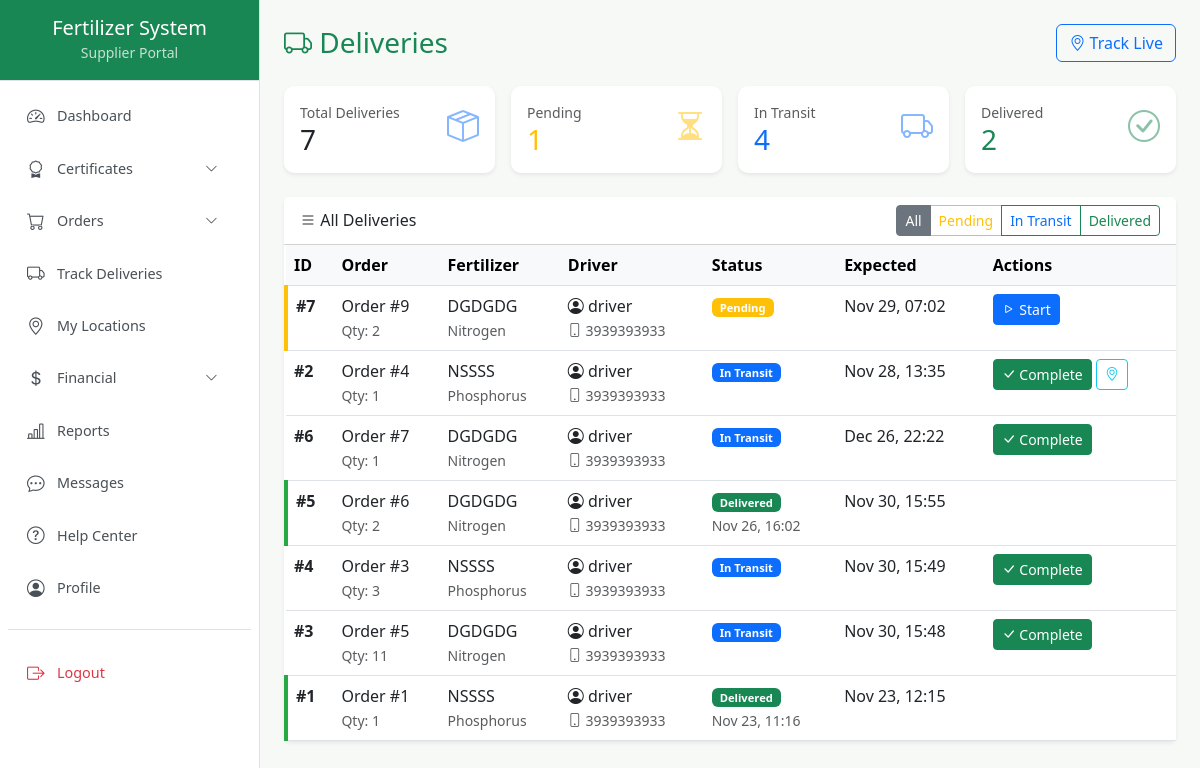
The page /supplier/deliveries.php (signed in) on the database its author committed.
### tables this page shows
CREATE TABLE `deliveries` (
  `id` int(11) NOT NULL,
  `order_id` int(11) NOT NULL,
  `admin_id` int(11) NOT NULL,
  `supplier_id` int(11) NOT NULL,
  `driver_id` int(11) DEFAULT NULL,
  `current_latitude` decimal(10,8) DEFAULT NULL,
  `current_longitude` decimal(11,8) DEFAULT NULL,
  `status` enum('Pending','In Transit','Delivered') NOT NULL DEFAULT 'Pending',
  `expected_arrival` datetime DEFAULT NULL,
  `delivered_on` datetime DEFAULT NULL,
  `last_updated` timestamp NOT NULL DEFAULT current_timestamp() ON UPDATE current_timestamp()
);

CREATE TABLE `orders` (
  `id` int(11) NOT NULL,
  `supplier_id` int(11) DEFAULT NULL,
  `fertilizer_id` int(11) DEFAULT NULL,
  `quantity` int(11) DEFAULT NULL,
  `price_per_unit` decimal(10,2) NOT NULL,
  `total_price` decimal(10,2) NOT NULL,
  `status` enum('Requested','Approved','Dispatched','Delivered','Cancelled') DEFAULT 'Requested',
  `order_date` timestamp NOT NULL DEFAULT current_timestamp()
);

CREATE TABLE `fertilizers` (
  `id` int(11) NOT NULL,
  `admin_id` int(11) DEFAULT NULL,
  `name` varchar(255) DEFAULT NULL,
  `price_per_unit` decimal(10,2) NOT NULL,
  `type` varchar(100) DEFAULT NULL,
  `npk_value` varchar(50) DEFAULT NULL,
  `batch_no` varchar(100) DEFAULT NULL,
  `expiry_date` date DEFAULT NULL,
  `stock` int(11) DEFAULT 0,
  `stock_remaining` int(11) DEFAULT 0,
  `minimum_stock` int(11) DEFAULT 0,
  `certified` tinyint(1) DEFAULT 1,
  `depot_location` varchar(255) DEFAULT NULL,
  `price` decimal(10,2) DEFAULT 0.00
);

CREATE TABLE `users` (
  `id` int(11) NOT NULL,
  `full_name` varchar(255) DEFAULT NULL,
  `email` varchar(100) DEFAULT NULL,
  `phone` varchar(20) DEFAULT NULL,
  `password` varchar(255) DEFAULT NULL,
  `role` enum('admin','supplier','driver') DEFAULT 'supplier',
  `status` enum('active','inactive') DEFAULT 'active',
  `created_at` timestamp NOT NULL DEFAULT current_timestamp()
);

### supplier/deliveries.php (the view, shortened to what this page needs)
<?php
include('../includes/db.php');
$user_id = (int) $_SESSION['user_id'];
$stmt = $conn->prepare("SELECT id, company_name FROM suppliers WHERE user_id = ?");
$stmt->bind_param("i", $user_id);
$stmt->execute();
$supplier = $stmt->get_result()->fetch_assoc();
$supplier_id = (int) $supplier['id'];
$filter = $_GET['status'] ?? 'all';
$statusWhere = match($filter) {
    'pending' => "AND d.status = 'Pending'",
    'transit' => "AND d.status = 'In Transit'",
    'delivered' => "AND d.status = 'Delivered'",
    default => ""
};
$deliveries = $conn->query("
    SELECT d.*, o.quantity, o.total_price, o.order_date,
           f.name as fertilizer_name, f.type as fertilizer_type,
           u.full_name as driver_name, u.phone as driver_phone
    FROM deliveries d
    JOIN orders o ON d.order_id = o.id
    JOIN fertilizers f ON o.fertilizer_id = f.id
    LEFT JOIN users u ON d.driver_id = u.id
    WHERE d.supplier_id = {$supplier_id} {$statusWhere}
    ORDER BY d.last_updated DESC
")->fetch_all(MYSQLI_ASSOC);
$stats = $conn->query("
    SELECT
        COUNT(*) as total,
        SUM(CASE WHEN status = 'Pending' THEN 1 ELSE 0 END) as pending,
        SUM(CASE WHEN status = 'In Transit' THEN 1 ELSE 0 END) as in_transit,
        SUM(CASE WHEN status = 'Delivered' THEN 1 ELSE 0 END) as delivered
    FROM deliveries WHERE supplier_id = {$supplier_id}
")->fetch_assoc();
?>
<!DOCTYPE html>
<html lang="en">
<head>
    <link href="https://cdn.jsdelivr.net/npm/bootstrap@5.3.0/dist/css/bootstrap.min.css" rel="stylesheet">
    <link href="https://cdn.jsdelivr.net/npm/bootstrap-icons@1.10.5/font/bootstrap-icons.css" rel="stylesheet">
</head>
<body>
<div class="d-flex">
    <?php include('../includes/sidebar.php'); ?>
    <div class="flex-grow-1 p-4">
        <div class="d-flex justify-content-between align-items-center mb-4">
            <h3 class="text-success mb-0"><i class="bi bi-truck"></i> Deliveries</h3>
            <a href="track_deliveries.php" class="btn btn-outline-primary">
                <i class="bi bi-geo-alt"></i> Track Live
            </a>
        </div>
        <div class="row g-3 mb-4">
            <div class="col-md-3">
                <div class="card stat-card border-0 shadow-sm">
                    <div class="card-body">
                        <div class="d-flex justify-content-between">
                            <div>
                                <div class="text-muted small">Total Deliveries</div>
                                <h3 class="mb-0"><?= $stats['total'] ?? 0 ?></h3>
                            </div>
                            <i class="bi bi-box-seam text-primary" style="font-size: 2rem; opacity: 0.5;"></i>
                        </div>
                    </div>
                </div>
            </div>
            <div class="col-md-3">
                <div class="card stat-card border-0 shadow-sm">
                    <div class="card-body">
                        <div class="d-flex justify-content-between">
                            <div>
                                <div class="text-muted small">Pending</div>
                                <h3 class="mb-0 text-warning"><?= $stats['pending'] ?? 0 ?></h3>
                            </div>
                            <i class="bi bi-hourglass-split text-warning" style="font-size: 2rem; opacity: 0.5;"></i>
                        </div>
                    </div>
                </div>
            </div>
            <div class="col-md-3">
                <div class="card stat-card border-0 shadow-sm">
                    <div class="card-body">
                        <div class="d-flex justify-content-between">
                            <div>
                                <div class="text-muted small">In Transit</div>
                                <h3 class="mb-0 text-primary"><?= $stats['in_transit'] ?? 0 ?></h3>
                            </div>
                            <i class="bi bi-truck text-primary" style="font-size: 2rem; opacity: 0.5;"></i>
                        </div>
                    </div>
                </div>
            </div>
            <div class="col-md-3">
                <div class="card stat-card border-0 shadow-sm">
                    <div class="card-body">
                        <div class="d-flex justify-content-between">
                            <div>
                                <div class="text-muted small">Delivered</div>
                                <h3 class="mb-0 text-success"><?= $stats['delivered'] ?? 0 ?></h3>
                            </div>
                            <i class="bi bi-check-circle text-success" style="font-size: 2rem; opacity: 0.5;"></i>
                        </div>
                    </div>
                </div>
            </div>
        </div>
        <div class="card border-0 shadow-sm">
            <div class="card-header bg-white d-flex justify-content-between align-items-center">
                <span><i class="bi bi-list"></i> All Deliveries</span>
                <div class="btn-group btn-group-sm">
                    <a href="?status=all" class="btn btn-outline-secondary <?= $filter === 'all' ? 'active' : '' ?>">All</a>
                    <a href="?status=pending" class="btn btn-outline-warning <?= $filter === 'pending' ? 'active' : '' ?>">Pending</a>
                    <a href="?status=transit" class="btn btn-outline-primary <?= $filter === 'transit' ? 'active' : '' ?>">In Transit</a>
                    <a href="?status=delivered" class="btn btn-outline-success <?= $filter === 'delivered' ? 'active' : '' ?>">Delivered</a>
                </div>
            </div>
            <div class="card-body p-0">
                <?php if (empty($deliveries)): ?>
                    <div class="text-center text-muted py-5">
                        <i class="bi bi-truck" style="font-size: 3rem;"></i>
                        <p class="mt-2">No deliveries found.</p>
                    </div>
                <?php else: ?>
                <div class="table-responsive">
                    <table class="table table-hover mb-0">
                        <thead class="table-light">
                            <tr>
                                <th>ID</th>
                                <th>Order</th>
                                <th>Fertilizer</th>
                                <th>Driver</th>
                                <th>Status</th>
                                <th>Expected</th>
                                <th>Actions</th>
                            </tr>
                        </thead>
                        <tbody>
                        <?php foreach ($deliveries as $del):
                            $statusClass = match($del['status']) {
                                'Pending' => 'warning',
                                'In Transit' => 'primary',
                                'Delivered' => 'success',
                                default => 'secondary'
                            };
                        ?>
                        <tr class="status-<?= strtolower(str_replace(' ', '', $del['status'])) ?>">
                            <td><strong>#<?= $del['id'] ?></strong></td>
                            <td>
                                Order #<?= $del['order_id'] ?><br>
                                <small class="text-muted">Qty: <?= $del['quantity'] ?></small>
                            </td>
                            <td>
                                <?= htmlspecialchars($del['fertilizer_name']) ?><br>
                                <small class="text-muted"><?= htmlspecialchars($del['fertilizer_type']) ?></small>
                            </td>
                            <td>
                                <?php if ($del['driver_name']): ?>
                                    <i class="bi bi-person-circle"></i> <?= htmlspecialchars($del['driver_name']) ?><br>
                                    <small class="text-muted"><i class="bi bi-phone"></i> <?= htmlspecialchars($del['driver_phone']) ?></small>
                                <?php endif; ?>
                            </td>
                            <td>
                                <span class="badge bg-<?= $statusClass ?>"><?= $del['status'] ?></span>
                                <?php if ($del['status'] === 'Delivered' && $del['delivered_on']): ?>
                                    <br><small class="text-muted"><?= date('M d, H:i', strtotime($del['delivered_on'])) ?></small>
                                <?php endif; ?>
                            </td>
                            <td>
                                <?= $del['expected_arrival'] ? date('M d, H:i', strtotime($del['expected_arrival'])) : '-' ?>
                            </td>
                            <td>
                                <?php if ($del['status'] !== 'Delivered'): ?>
                                <form method="POST" class="d-inline">
                                    <?php if ($del['status'] === 'Pending'): ?>
                                        <button type="submit" name="update_status" class="btn btn-sm btn-primary">
                                            <i class="bi bi-play"></i> Start
                                        </button>
                                    <?php elseif ($del['status'] === 'In Transit'): ?>
                                        <button type="submit" name="update_status" class="btn btn-sm btn-success">
                                            <i class="bi bi-check-lg"></i> Complete
                                        </button>
                                    <?php endif; ?>
                                </form>
                                <?php endif; ?>
                                <?php if ($del['current_latitude'] && $del['current_longitude']): ?>
                                <a href="track_deliveries.php?id=<?= $del['id'] ?>" class="btn btn-sm btn-outline-info">
                                    <i class="bi bi-geo-alt"></i>
                                </a>
                                <?php endif; ?>
                            </td>
                        </tr>
                        <?php endforeach; ?>
                        </tbody>
                    </table>
                </div>
                <?php endif; ?>
            </div>
        </div>
    </div>
</div>
</body>
</html>

### supplier/deliveries.php (style rules this page uses)
body { background: #f7f9f6; }
.stat-card { border-radius: 10px; transition: transform 0.2s; }
.status-pending { border-left: 4px solid #ffc107; }
.status-delivered { border-left: 4px solid #28a745; }

### includes/sidebar.php (style rules this page uses)
.badge { font-size: 0.7rem; padding: 0.25rem 0.5rem; }

### rows shown on the page
deliveries: id "7", order "9", order.quantity "2", fertilizers.name "DGDGDG", fertilizers.type "Nitrogen", driver.full_name "driver", driver.phone "3939393933", status "Pending", expected_arrival "Nov 29, 07:02", shows "Start"
deliveries: id "2", order "4", order.quantity "1", fertilizers.name "NSSSS", fertilizers.type "Phosphorus", driver.full_name "driver", driver.phone "3939393933", status "In Transit", expected_arrival "Nov 28, 13:35", shows "Complete"
deliveries: id "6", order "7", order.quantity "1", fertilizers.name "DGDGDG", fertilizers.type "Nitrogen", driver.full_name "driver", driver.phone "3939393933", status "In Transit", expected_arrival "Dec 26, 22:22", shows "Complete"
deliveries: id "5", order "6", order.quantity "2", fertilizers.name "DGDGDG", fertilizers.type "Nitrogen", driver.full_name "driver", driver.phone "3939393933", status "Delivered", delivered_on "Nov 26, 16:02", expected_arrival "Nov 30, 15:55"
deliveries: id "4", order "3", order.quantity "3", fertilizers.name "NSSSS", fertilizers.type "Phosphorus", driver.full_name "driver", driver.phone "3939393933", status "In Transit", expected_arrival "Nov 30, 15:49", shows "Complete"
deliveries: id "3", order "5", order.quantity "11", fertilizers.name "DGDGDG", fertilizers.type "Nitrogen", driver.full_name "driver", driver.phone "3939393933", status "In Transit", expected_arrival "Nov 30, 15:48", shows "Complete"
deliveries: id "1", order "1", order.quantity "1", fertilizers.name "NSSSS", fertilizers.type "Phosphorus", driver.full_name "driver", driver.phone "3939393933", status "Delivered", delivered_on "Nov 23, 11:16", expected_arrival "Nov 23, 12:15"

### other values the page prints
$role "Supplier"
$stats['total'] "7"
$stats['pending'] "1"
$stats['in_transit'] "4"
$stats['delivered'] "2"
